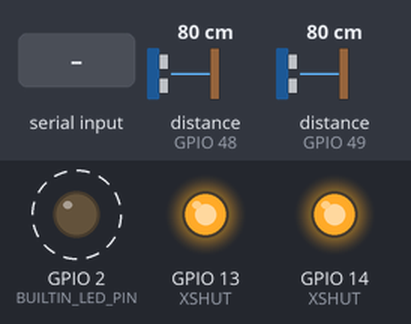
Recording of a program running on a simulated ESP32. Shown: output pins drawn as LEDs (lit = HIGH). Dashed ring = blinking. The test bench sets the inputs (shaded band); at power-on: distance to the obstacle (sensors on GPIO 48, GPIO 49) 80 cm. What the program prints to the serial monitor is not drawn.

Above: at 3.8 s.
3.9 s: "1" received over Serial
Timing chart, 0 to 13.4 s (numbered marks = the images above; inputs shaded):
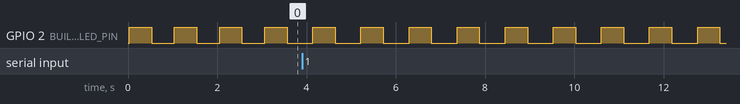

The program:

main.cpp
```cpp
#include "IO_setup.h"
#include <VL53L0X.h>

#define NUM_SENSORS 2

VL53L0X ToF[NUM_SENSORS];

// GPIO's - XSHUT PINS
const uint8_t XSHUT[NUM_SENSORS] = {IO1, IO2};
// I2C Sensor Address
const uint8_t ADDR[NUM_SENSORS] = {0x30, 0X31};
// Array to Stor Height
uint16_t height[NUM_SENSORS] = {0};

void Heartbeat();
void ToF_init();
void read_ToF();

void setup() {

  // Heartbeat LED Setup
  pinMode(BUILTIN_LED_PIN, OUTPUT);

  //I2C Setup
  Wire.begin(I2C_SDA, I2C_SCL);
  ToF_init();
}

void loop() {

  Heartbeat();
  delayMicroseconds(1000);

  if(Serial.available()){

    read_ToF();
    for(int i=0;i<NUM_SENSORS;i++){
      Serial.printf("Sensor %d: %d mm\n", i, height[i]);
    }
  }

  delay(10);

}

void Heartbeat()
{
  digitalWrite(BUILTIN_LED_PIN, HIGH);
  delay(500);
  digitalWrite(BUILTIN_LED_PIN, LOW);
  delay(500);
}

void ToF_init()
{
  Serial.begin(115200);

  // Turn off all sensors
  for(int i=0; i<NUM_SENSORS; i++){
    pinMode(XSHUT[i], OUTPUT);
    digitalWrite(XSHUT[i], LOW);
  }
  delay(10);

  // Initialize each sensor one by one
  for(int i=0;i<NUM_SENSORS;i++){
    digitalWrite(XSHUT[i], HIGH);
    delay(10);

    if(!ToF[i].init()){
      Serial.printf("Failed init...");
      return;
    }

    ToF[i].setAddress(ADDR[i]);
    ToF[i].setTimeout(500);
    Serial.printf("Init Success: Sensor %d Address 0x%x\n", i, ADDR[i]);
  }
}

void read_ToF()
{
  for(int i=0;i<NUM_SENSORS;i++){
    height[i] = ToF[i].readRangeSingleMillimeters();
    if(ToF[i].timeoutOccurred()){
      Serial.printf("Sensor %d timeout\n", i);
      height[i] = 0;
    }
  }
}
```

IO_setup.h
```cpp
#ifndef IO_SETUP_H
#define IO_SETUP_H

#define BUILTIN_LED_PIN 2

#define IO1 13
#define IO2 14

#define I2C_SDA 21
#define I2C_SCL 22


#endif
```

Measured:
- by itself, GPIO 2 (BUILTIN_LED_PIN): alternates HIGH for 0.50 s and LOW for 0.58 s
